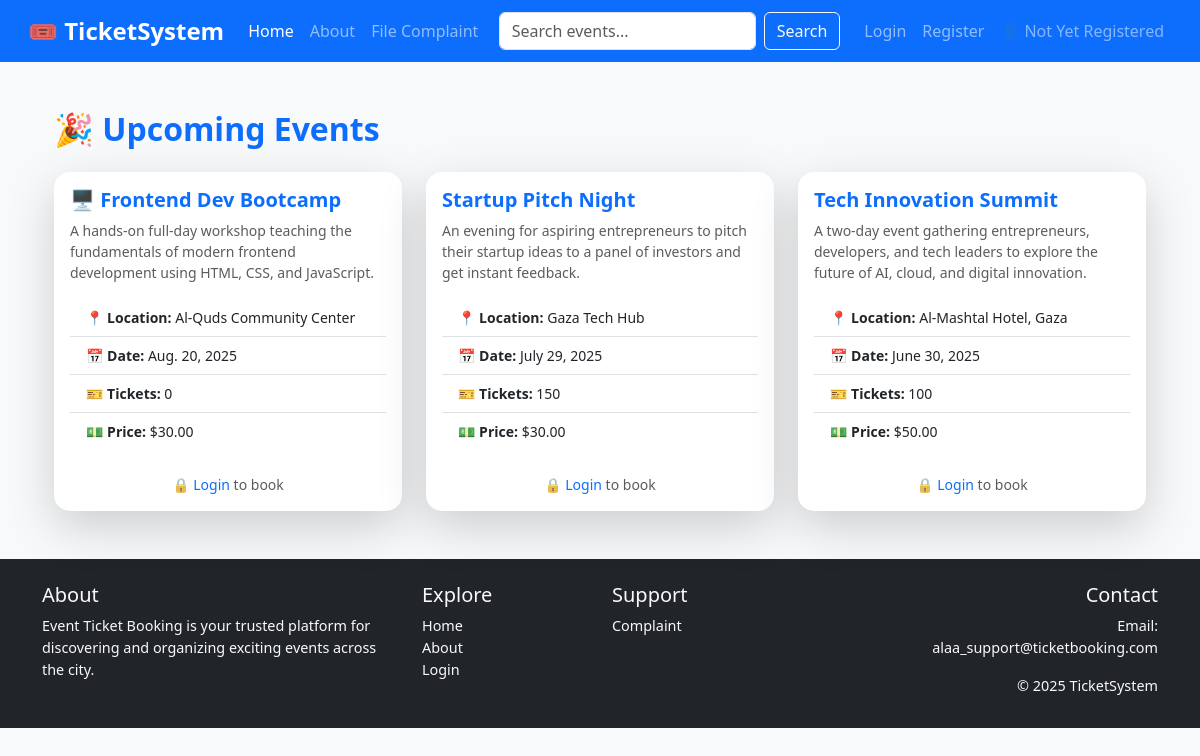
The page / on the database its author committed.
### event_service/models.py (models this page shows, shortened)
class Event(models.Model):
    title = models.CharField(max_length=200)
    description = models.TextField()
    location = models.CharField(max_length=200)
    date = models.DateField()
    ticket_price = models.DecimalField(max_digits=8, decimal_places=2, default=0.00)
    available_tickets = models.PositiveIntegerField(default=0)
    organizer = models.ForeignKey(User, on_delete=models.CASCADE)
    created_at = models.DateTimeField(auto_now_add=True)
    is_deleted = models.BooleanField(default=False)

### Event_Ticket_Booking_System/views.py (the view)
# urls.py: path('', home_view, name='home'),
def home_view(request):
    events = Event.objects.order_by('-created_at')
    return render(request, 'home.html', {'events': events})

### templates/home.html (shortened to what this page needs)
{% extends 'base.html' %}
{% load static %}
{% block content %}
<div class="container my-5">
  {% if search_query %}
    <h2 class="mb-4 text-primary">🔍 Showing results for "<span class="text-dark">{{ search_query }}</span>"</h2>
  {% else %}
    <h2 class="mb-4 text-primary">🎉 Upcoming Events</h2>
  {% endif %}
  <div class="row row-cols-1 row-cols-md-2 row-cols-lg-3 g-4">
    {% for event in events %}
    <div class="col">
      <div class="card h-100 shadow-lg border-0 rounded-4 hover-shadow">
        <div class="card-body d-flex flex-column justify-content-between">
          <h5 class="card-title text-primary fw-bold mb-2">{{ event.title }}</h5>
          <p class="card-text text-muted small mb-3">{{ event.description|truncatewords:25 }}</p>
          <ul class="list-group list-group-flush mb-3 small">
            <li class="list-group-item"><strong>📍 Location:</strong> {{ event.location }}</li>
            <li class="list-group-item"><strong>📅 Date:</strong> {{ event.date }}</li>
            <li class="list-group-item"><strong>🎫 Tickets:</strong> {{ event.available_tickets }}</li>
            <li class="list-group-item"><strong>💵 Price:</strong> ${{ event.ticket_price }}</li>
          </ul>
          {% if request.user.is_authenticated and request.user.userprofile.role == 'attendee' %}
            {% if event.available_tickets > 0 %}
              <form method="post" action="{% url 'book-ticket' event.id request.user.userprofile.secure_token %}">
                {% csrf_token %}
                <input type="hidden" name="event_title" value="{{ event.title }}">
                <input type="hidden" name="price" value="{{ event.ticket_price }}">
                <div class="input-group mb-2">
                  <a href="{% url 'event-detail' event.id %}" class="btn btn-success w-100 rounded-pill">🎟 Book Now</a>
                </div>
              </form>
            {% else %}
              <button class="btn btn-secondary w-100 rounded-pill" disabled>❌ Tickets Unavailable</button>
            {% endif %}
          {% elif request.user.is_authenticated and request.user.userprofile.role == 'organizer' %}
            <div class="alert alert-warning text-center small mt-2 rounded-pill">
              Organizers are not authorized to book tickets.
            </div>
          {% else %}
            <div class="text-center text-muted small mt-2">
              🔒 <a href="{% url 'login' %}" class="text-primary">Login</a> to book
            </div>
          {% endif %}
        </div>
      </div>
    </div>
    {% endfor %}
  </div>
</div>
{% endblock %}

### templates/base.html (shortened to what this page needs)
{% load static %}
<!DOCTYPE html>
<html lang="en">
<head>
  <link href="https://cdn.jsdelivr.net/npm/bootstrap@5.3.2/dist/css/bootstrap.min.css" rel="stylesheet" />
  <link rel="stylesheet" href="{% static 'css/style.css' %}" />
</head>
<body>
  <nav class="navbar navbar-expand-lg navbar-dark bg-primary px-3">
    <div class="container-fluid">
      <a class="navbar-brand" href="/">🎟️ TicketSystem</a>
      <div class="collapse navbar-collapse" id="navbarContent">
        <ul class="navbar-nav me-auto mb-2 mb-lg-0">
          <li class="nav-item"><a class="nav-link" href="/">Home</a></li>
          <li class="nav-item"><a class="nav-link" href="/about/">About</a></li>
          <li class="nav-item"><a class="nav-link" href="/complaints/new/">File Complaint</a></li>
        </ul>
        <form class="d-flex me-3" method="get" action="/search/">
          <input class="form-control me-2" type="search" name="q" placeholder="Search events..." aria-label="Search" />
          <button class="btn btn-outline-light" type="submit">Search</button>
        </form>
        <ul class="navbar-nav">
          {% if request.user.is_authenticated %}
            <li class="nav-item dropdown">
              <a class="nav-link dropdown-toggle text-white" href="#" role="button" data-bs-toggle="dropdown">
                👤 {{ request.user.first_name }} ({{ request.user.userprofile.role|capfirst }})
              </a>
              <ul class="dropdown-menu dropdown-menu-end">
                <li><a class="dropdown-item" href="{% url 'profile' %}">View Profile</a></li>
                <li><a class="dropdown-item" href="{% url 'edit-profile' %}">Edit Profile</a></li>
                <li><a class="dropdown-item" href="{% url 'complaint-list' %}">Complaints</a></li>
                {% if request.user.userprofile.role == 'attendee' %}
                  <li>
                    <a class="dropdown-item" href="{% url 'payment-dashboard' secure_token=request.user.userprofile.secure_token %}">Payment Dashboard</a>
                  </li>
                {% endif %}
                <li><hr class="dropdown-divider" /></li>
                <li><a class="dropdown-item text-danger" href="{% url 'logout' %}">Logout</a></li>
              </ul>
            </li>
            {% if request.user.userprofile.role == 'attendee' %}
              <li class="nav-item">
                <a href="{% url 'my_tickets_attendee' secure_token=request.user.userprofile.secure_token %}" class="btn btn-warning ms-2">🛒 My Tickets</a>
              </li>
            {% endif %}
          {% else %}
            <li class="nav-item"><a class="nav-link" href="{% url 'login' %}">Login</a></li>
            <li class="nav-item"><a class="nav-link" href="{% url 'register' %}">Register</a></li>
            <li class="nav-item">
              <span class="nav-link disabled text-white-50">👤 Not Yet Registered</span>
            </li>
          {% endif %}
        </ul>
      </div>
    </div>
  </nav>
  <main class="container mt-4">
    {% block content %}{% endblock %}
  </main>
  <footer class="bg-dark text-light mt-5 pt-4 pb-3">
    <div class="container">
      <div class="row">
        <div class="col-sm-6 col-md-4 mb-3">
          <h5>About</h5>
          <p>Event Ticket Booking is your trusted platform for discovering and organizing exciting events across the city.</p>
        </div>
        <div class="col-sm-6 col-md-2 mb-3">
          <h5>Explore</h5>
          <ul class="list-unstyled">
            <li><a href="/" class="text-light">Home</a></li>
            <li><a href="/about/" class="text-light">About</a></li>
            <li><a href="{% url 'login' %}" class="text-light">Login</a></li>
          </ul>
        </div>
        <div class="col-sm-6 col-md-3 mb-3">
          <h5>Support</h5>
          <ul class="list-unstyled">
            <li><a href="/complaints/new/" class="text-light">Complaint</a></li>
          </ul>
        </div>
        <div class="col-sm-6 col-md-3 text-md-end">
          <h5>Contact</h5>
          <p>Email: alaa_support@ticketbooking.com</p>
          <p>&copy; 2025 TicketSystem</p>
        </div>
      </div>
    </div>
  </footer>
</body>
</html>

### static/css/style.css (style rules this page uses)
body { background-color: #f8f9fa; font-family: 'Segoe UI', Tahoma, Geneva, Verdana, sans-serif; margin: 0; padding-bottom: 70px; }
h1, h2, h3, h4 { font-weight: 600; color: #0d6efd; }
a { text-decoration: none; }
.navbar-brand { font-weight: bold; font-size: 1.5rem; }
footer { font-size: 0.9rem; background-color: #212529; color: #f8f9fa; }
footer a { color: #f8f9fa; }
.card { border: 1px solid #dee2e6; transition: transform 0.2s ease-in-out; }

### rows shown on the page
Event: title "🖥️ Frontend Dev Bootcamp", description "A hands-on full-day workshop teaching the fundamentals of modern frontend development using HTML, CSS, and JavaScript.", location "Al-Quds Community Center", date "Aug. 20, 2025", available_tickets "0", ticket_price "30.00"
Event: title "Startup Pitch Night", description "An evening for aspiring entrepreneurs to pitch their startup ideas to a panel of investors and get instant feedback.", location "Gaza Tech Hub", date "July 29, 2025", available_tickets "150", ticket_price "30.00"
Event: title "Tech Innovation Summit", description "A two-day event gathering entrepreneurs, developers, and tech leaders to explore the future of AI, cloud, and digital innovation.", location "Al-Mashtal Hotel, Gaza", date "June 30, 2025", available_tickets "100", ticket_price "50.00"
